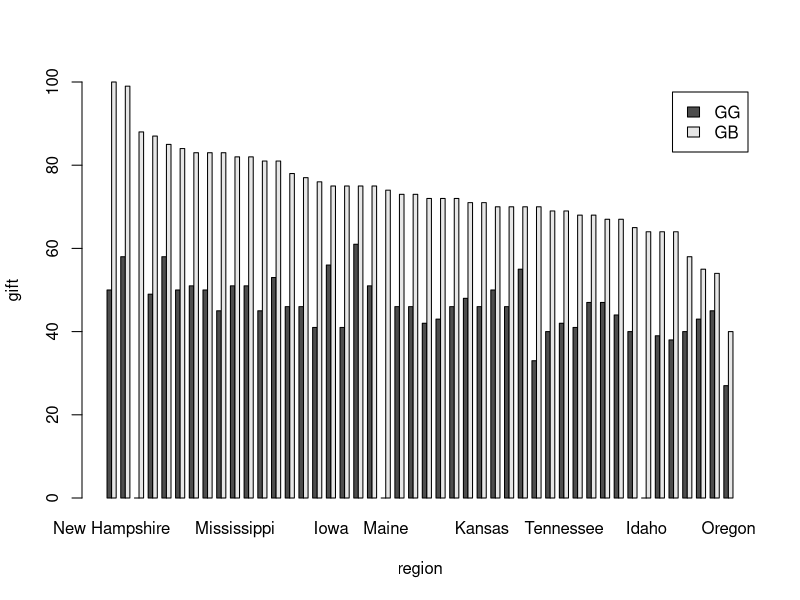

The R source for this figure:
#read file
file <- read.csv(file = 'Data/geoMap.csv', header = FALSE, 
                 stringsAsFactors = FALSE, skip = 3)
names(file) <- c('Region','GB','GG')

#Q1
file$GG[file$GG == "<1"] <- 0
file

#Q2
file <- transform(file, GG = as.numeric(GG))
q2 <- file$GB > file$GG
table(q2)

#Q3
file$Region[file$GG+10 > file$GB]

#Q4
length(file$Region[file$GG+10 > file$GB])/length(file$Region)

#Q5
file$GG[file$Region=="New Hampshire"]/file$GB[file$Region=="New Hampshire"]

#Q6
barplot(t(file[c('GG','GB')]),beside=TRUE, ylim=c(0,max(file[c('GG','GB')])),
  names.arg=file$Region, xlab='region', ylab='gift', legend.text=c('GG','GB'))

